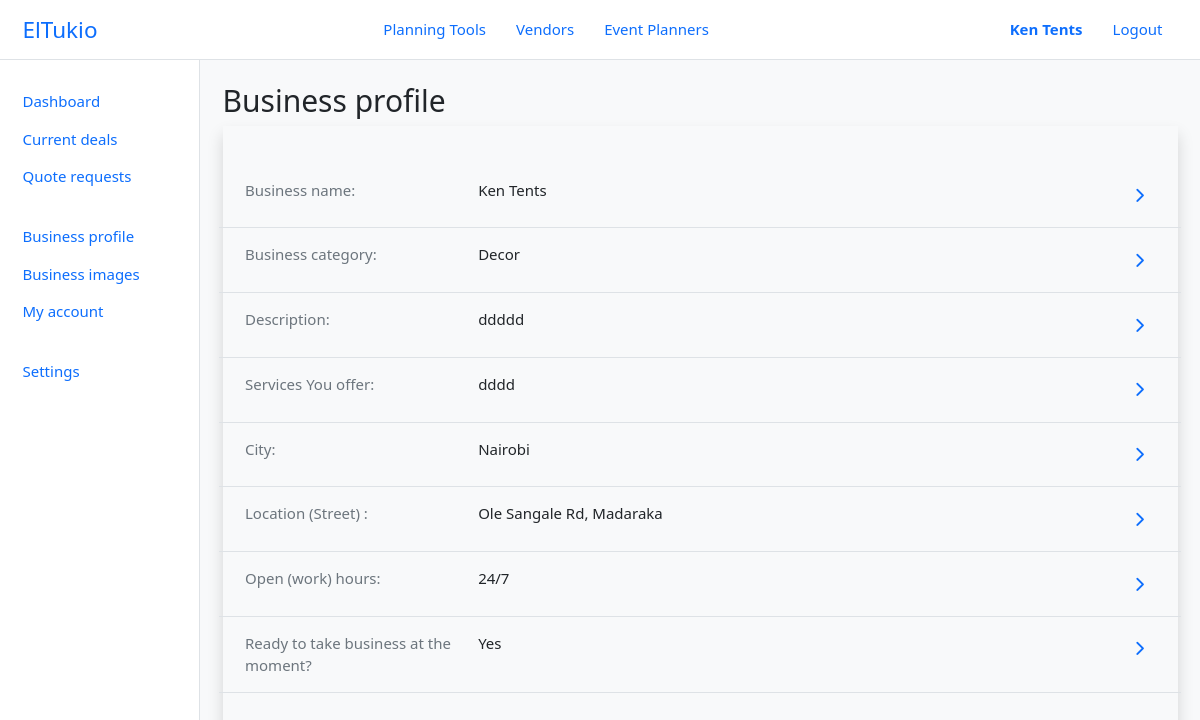
Screenshot of /vendor/business-profile/ (signed in) with the database file from the repository.
### el_tukio/models.py (models this page shows, shortened)
class User(AbstractUser):
    class UserType(models.IntegerChoices):
        ORGANIZER = 0, _('Organizer')
        PLANNER = 1, _('Planner')
        VENDOR = 3, _('Vendor')
        __empty__ = _('(Unkown)')
    class AccountType(models.IntegerChoices):
        PERSONAL = 1, _('Personal')
        ORGANIZATION = 2, _('Organization')
        __empty__ = _('--------------')
    user_type = models.SmallIntegerField(blank=True, null=True, choices=UserType.choices)
    phone_number = PhoneNumberField(blank=True, null=True, unique=True)
    profile = models.ImageField(default='default.png', upload_to='profile_pics')
    account_type = models.SmallIntegerField(blank=True, null=True, choices=UserType.choices)
    location = models.OneToOneField(Location, blank=True, null=True, on_delete=models.SET_NULL)
    @property
    def is_organizer(self):
        return self.user_type == self.UserType.ORGANIZER
    @property
    def is_planner(self):
        return self.user_type == self.UserType.PLANNER
    @property
    def is_vendor(self):
        return self.user_type == self.UserType.VENDOR
    class Meta:
        ordering = ['last_name', 'first_name']

class Vendor(models.Model):
    user = models.OneToOneField(User, on_delete=CASCADE, primary_key=True)
    business_name = models.CharField(max_length=100)
    category = models.ForeignKey(VendorCategory, on_delete=SET_NULL, null=True, blank=True, help_text='Select a category for your business.')
    description = models.TextField(max_length=5000, help_text='Brief description of your business')
    services_offered = models.TextField(max_length=5000, help_text='List the particular services your business offers')
    city = models.CharField(max_length=100, help_text='City in which your business is located')
    location = models.CharField(max_length=200, help_text='EG: Ole Sangale Rd, Madaraka')  # street code
    open_hours = models.CharField(max_length=500, default='24/7', help_text='Business service (working) times')
    up_for_business = models.BooleanField(default=True, help_text='Ready to take business at the moment?')

class VendorCategory(models.Model):
    name = models.CharField( max_length=200, help_text='Select a category (EG: Venues)')
    class Meta:
        verbose_name = _('Vendor Category')
        verbose_name_plural = _('Vendor Categories')

### el_tukio/utils/decorators.py (the view)
    def wrapper_func(request, *args, **kwargs):
        if request.user.is_authenticated and request.user.is_vendor:
            return view_func(request, *args, **kwargs)
        else:
            error_msg = 'Unauthorised action. You must be a vendor to access this page!'
            return HttpResponse(error_msg)

### el_tukio/views/vendor.py (called while the page is built)
@vendor_required
def profile(request):
    return render(request, 'vendor/profile.html')

### templates/vendor/profile.html
{% extends 'layouts/dashboard.html' %}
{% block content %}
<h2>Business profile</h2>
<div class="shadow px-2 pt-4 pb-5 text-center">
    <ul class="list-group py-3 text-start">
        <li class="border-bottom p-3 row row-cols-2 align-items-start">
            <div class="col-3">
                <span class="text-muted">Business name:</span>
            </div>
            <div class="col-9">
                <div class="d-flex justify-content-between align-items-start">
                    <span>{{ user.vendor.business_name }}</span>
                    <a role="button" class="btn btn-outline-primary border-0" href="{% url 'vendor-profile-update' %}">
                        <i class="fa-solid fa-chevron-right"></i>
                    </a>
                </div>
            </div>
        </li>
        <li class="border-bottom p-3 row row-cols-2 align-items-start">
            <div class="col-3">
                <span class="text-muted">Business category:</span>
            </div>
            <div class="col-9">
                <div class="d-flex justify-content-between align-items-start">
                    <span>{{ user.vendor.category.name }}</span>
                    <a role="button" class="btn btn-outline-primary border-0" href="{% url 'vendor-profile-update' %}">
                        <i class="fa-solid fa-chevron-right"></i>
                    </a>
                </div>
            </div>
        </li>
        <li class="border-bottom p-3 row row-cols-2 align-items-start">
            <div class="col-3">
                <span class="text-muted">Description:</span>
            </div>
            <div class="col-9">
                <div class="d-flex justify-content-between align-items-start">
                    <span>{{ user.vendor.description }}</span>
                    <a role="button" class="btn btn-outline-primary border-0" href="{% url 'vendor-profile-update' %}">
                        <i class="fa-solid fa-chevron-right"></i>
                    </a>
                </div>
            </div>
        </li>
        <li class="border-bottom p-3 row row-cols-2 align-items-start">
            <div class="col-3">
                <span class="text-muted">Services You offer:</span>
            </div>
            <div class="col-9">
                <div class="d-flex justify-content-between align-items-start">
                    <span>{{ user.vendor.services_offered }}</span>
                    <a role="button" class="btn btn-outline-primary border-0" href="{% url 'vendor-profile-update' %}">
                        <i class="fa-solid fa-chevron-right"></i>
                    </a>
                </div>
            </div>
        </li>
        <li class="border-bottom p-3 row row-cols-2 align-items-start">
            <div class="col-3">
                <span class="text-muted">City:</span>
            </div>
            <div class="col-9">
                <div class="d-flex justify-content-between align-items-start">
                    <span>{{ user.vendor.city }}</span>
                    <a role="button" class="btn btn-outline-primary border-0" href="{% url 'vendor-profile-update' %}">
                        <i class="fa-solid fa-chevron-right"></i>
                    </a>
                </div>
            </div>
        </li>
        <li class="border-bottom p-3 row row-cols-2 align-items-start">
            <div class="col-3">
                <span class="text-muted">Location (Street) :</span>
            </div>
            <div class="col-9">
                <div class="d-flex justify-content-between align-items-start">
                    <span>{{ user.vendor.location }}</span>
                    <a role="button" class="btn btn-outline-primary border-0" href="{% url 'vendor-profile-update' %}">
                        <i class="fa-solid fa-chevron-right"></i>
                    </a>
                </div>
            </div>
        </li>
        <li class="border-bottom p-3 row row-cols-2 align-items-start">
            <div class="col-3">
                <span class="text-muted">Open (work) hours:</span>
            </div>
            <div class="col-9">
                <div class="d-flex justify-content-between align-items-start">
                    <span>{{ user.vendor.open_hours }}</span>
                    <a role="button" class="btn btn-outline-primary border-0" href="{% url 'vendor-profile-update' %}">
                        <i class="fa-solid fa-chevron-right"></i>
                    </a>
                </div>
            </div>
        </li>
        <li class="border-bottom p-3 row row-cols-2 align-items-start">
            <div class="col-3">
                <span class="text-muted">Ready to take business at the moment?</span>
            </div>
            <div class="col-9">
                <div class="d-flex justify-content-between align-items-start">
                    {% if user.vendor.up_for_business %}
                    <span>Yes</span>
                    {% else %}
                    <span>No</span>
                    {% endif %}
                    <a role="button" class="btn btn-outline-primary border-0" href="{% url 'vendor-profile-update' %}">
                        <i class="fa-solid fa-chevron-right"></i>
                    </a>
                </div>
            </div>
        </li>
    </ul>
</div>
{% endblock content %}

### templates/components/header.html (shortened to what this page needs)
<header class="header border-bottom d-flex align-items-center justify-content-between" id="header">
    <a href="{% url 'home' %}" class="logo">ElTukio</a>
    <nav class="nav-main d-flex align-items-center">
        <a href="#" class="nav-link">Planning Tools</a>
        <a href="{% url 'vendors' %}" class="nav-link">Vendors</a>
        <a href="{% url 'planners' %}" class="nav-link">Event Planners</a>
    </nav>
    <nav class="nav-profile d-flex align-items-center">
        {% if user.is_authenticated %}
        {% if user.is_vendor %}
        <a class="nav-link fw-bold" href="{% url 'vendor-dashboard' %}">{{ user.vendor.business_name }}</a>
        {% elif user.is_planner %}
        <a class="nav-link fw-bold" href="{% url 'planner-dashboard' %}">{{ user.full_name }}</a>
        {% elif user.is_organizer %}
        <a class="nav-link fw-bold" href="{% url 'organizer-dashboard' %}">{{ user.full_name }}</a>
        {% endif %}
        <a class="nav-link" href="{% url 'logout' %}">Logout</a>
        {% else %}
        <a class="nav-link" href="{% url 'login' %}">Login</a>
        <a class="nav-link" href="{% url 'register' %}">Register</a>
        {% endif %}
    </nav>
</header>

### static/css/main.css (style rules this page uses)
:root { --tk-dim-header: 60px; --tk-dim-body-spacing-x: 1.5rem; --tk-dim-chat-height: 55px; }
html { font-size: 15px; }
html, body { width: 100%; height: 100%; }
a { text-decoration: none; cursor: pointer; }
.header { height: var(--tk-dim-header); padding-left: var(--tk-dim-body-spacing-x); padding-right: var(--tk-dim-body-spacing-x); }
.logo { font-size: 1.5rem; }

### rows the page displays
User: vendor.business_name "Ken Tents", vendor.category.name "Decor", vendor.description "ddddd", vendor.services_offered "dddd", vendor.city "Nairobi", vendor.location "Ole Sangale Rd, Madaraka", vendor.open_hours "24/7"
